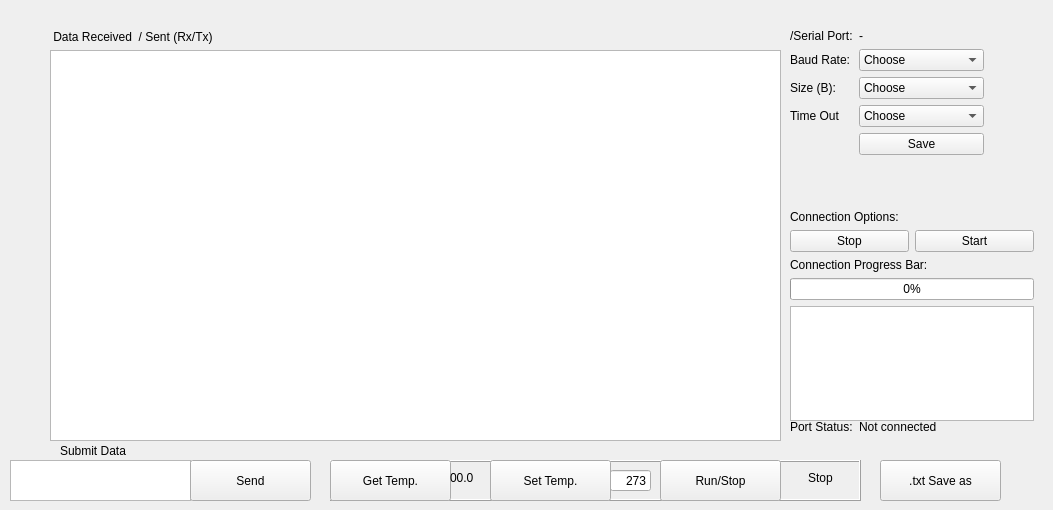
    <widget class="QWidget" name="stackedWidgetPage6">
     <widget class="QWidget" name="verticalLayoutWidget">
      <property name="geometry">
       <rect>
        <x>790</x>
        <y>210</y>
        <width>244</width>
        <height>211</height>
       </rect>
      </property>
      <layout class="QVBoxLayout" name="verticalLayout">
       <item>
        <widget class="QLabel" name="label_10">
         <property name="text">
          <string>Connection Options:</string>
         </property>
        </widget>
       </item>
       <item>
        <layout class="QHBoxLayout" name="horizontalLayout_2">
         <item>
          <widget class="QPushButton" name="pushButton_2">
           <property name="text">
            <string>Stop</string>
           </property>
          </widget>
         </item>
         <item>
          <widget class="QPushButton" name="pushButton">
           <property name="text">
            <string>Start</string>
           </property>
          </widget>
         </item>
        </layout>
       </item>
       <item>
        <widget class="QLabel" name="label_8">
         <property name="text">
          <string>Connection Progress Bar:</string>
         </property>
        </widget>
       </item>
       <item>
        <widget class="QProgressBar" name="progressBar">
         <property name="value">
          <number>0</number>
         </property>
        </widget>
       </item>
       <item>
        <widget class="QTextEdit" name="textEdit"/>
       </item>
      </layout>
     </widget>
     <widget class="QWidget" name="formLayoutWidget">
      <property name="geometry">
       <rect>
        <x>790</x>
        <y>29</y>
        <width>194</width>
        <height>181</height>
       </rect>
      </property>
      <layout class="QFormLayout" name="formLayout">
       <item row="0" column="0">
        <widget class="QLabel" name="label_2">
         <property name="text">
          <string>/Serial Port:</string>
         </property>
        </widget>
       </item>
       <item row="0" column="1">
        <widget class="QLabel" name="label_11">
         <property name="text">
          <string>-</string>
         </property>
        </widget>
       </item>
       <item row="1" column="0">
        <widget class="QLabel" name="label_6">
         <property name="text">
          <string>Baud Rate:</string>
         </property>
        </widget>
       </item>
       <item row="1" column="1">
        <widget class="QComboBox" name="comboBox_1">
         <item>
          <property name="text">
           <string>Choose</string>
          </property>
         </item>
         <item>
          <property name="text">
           <string>1200</string>
          </property>
         </item>
         <item>
          <property name="text">
           <string>2400</string>
          </property>
         </item>
         <item>
          <property name="text">
           <string>4800</string>
          </property>
         </item>
         <item>
          <property name="text">
           <string>9600</string>
          </property>
         </item>
         <item>
          <property name="text">
           <string>19200</string>
          </property>
         </item>
         <item>
          <property name="text">
           <string>38400</string>
          </property>
         </item>
         <item>
          <property name="text">
           <string>57600</string>
          </property>
         </item>
         <item>
          <property name="text">
           <string>115200</string>
          </property>
         </item>
        </widget>
       </item>
       <item row="3" column="0">
        <widget class="QLabel" name="label_12">
         <property name="text">
          <string>Time Out</string>
         </property>
        </widget>
       </item>
       <item row="3" column="1">
        <widget class="QComboBox" name="comboBox">
         <item>
          <property name="text">
           <string>Choose</string>
          </property>
         </item>
         <item>
          <property name="text">
           <string>0</string>
          </property>
         </item>
         <item>
          <property name="text">
           <string>2</string>
          </property>
         </item>
         <item>
          <property name="text">
           <string>4</string>
          </property>
         </item>
         <item>
          <property name="text">
           <string>6</string>
          </property>
         </item>
         <item>
          <property name="text">
           <string>8</string>
          </property>
         </item>
         <item>
          <property name="text">
           <string>10</string>
          </property>
         </item>
         <item>
          <property name="text">
           <string>15</string>
          </property>
         </item>
         <item>
          <property name="text">
           <string>20</string>
          </property>
         </item>
        </widget>
       </item>
       <item row="4" column="1">
        <widget class="QPushButton" name="pushButton_4">
         <property name="text">
          <string>Save</string>
         </property>
        </widget>
       </item>
       <item row="2" column="1">
        <widget class="QComboBox" name="comboBox_2">
         <item>
          <property name="text">
           <string>Choose</string>
          </property>
         </item>
         <item>
          <property name="text">
           <string>2</string>
          </property>
         </item>
         <item>
          <property name="text">
           <string>4</string>
          </property>
         </item>
         <item>
          <property name="text">
           <string>8</string>
          </property>
         </item>
         <item>
          <property name="text">
           <string>16</string>
          </property>
         </item>
         <item>
          <property name="text">
           <string>32</string>
          </property>
         </item>
         <item>
          <property name="text">
           <string>64</string>
          </property>
         </item>
        </widget>
       </item>
       <item row="2" column="0">
        <widget class="QLabel" name="label_7">
         <property name="text">
          <string>Size (B):</string>
         </property>
        </widget>
       </item>
      </layout>
     </widget>
     <widget class="QLabel" name="label_9">
      <property name="geometry">
       <rect>
        <x>60</x>
        <y>435</y>
        <width>451</width>
        <height>31</height>
       </rect>
      </property>
      <property name="text">
       <string>Submit Data</string>
      </property>
     </widget>
     <widget class="QTextEdit" name="textEdit_2">
      <property name="geometry">
       <rect>
        <x>10</x>
        <y>460</y>
        <width>181</width>
        <height>41</height>
       </rect>
      </property>
     </widget>
     <widget class="QPushButton" name="pushButton_5">
      <property name="geometry">
       <rect>
        <x>880</x>
        <y>460</y>
        <width>121</width>
        <height>41</height>
       </rect>
      </property>
      <property name="text">
       <string>.txt Save as</string>
      </property>
     </widget>
     <widget class="QWidget" name="gridLayoutWidget">
      <property name="geometry">
       <rect>
        <x>50</x>
        <y>30</y>
        <width>731</width>
        <height>411</height>
       </rect>
      </property>
      <layout class="QGridLayout" name="gridLayout">
       <item row="1" column="0">
        <widget class="QLabel" name="label_3">
         <property name="text">
          <string> Data Received  / Sent (Rx/Tx)</string>
         </property>
        </widget>
       </item>
       <item row="2" column="0">
        <widget class="QTextEdit" name="textEdit_3"/>
       </item>
      </layout>
     </widget>
     <widget class="QWidget" name="formLayoutWidget_2">
      <property name="geometry">
       <rect>
        <x>790</x>
        <y>420</y>
        <width>254</width>
        <height>26</height>
       </rect>
      </property>
      <layout class="QFormLayout" name="formLayout_2">
       <item row="0" column="0">
        <widget class="QLabel" name="label_4">
         <property name="text">
          <string>Port Status:</string>
         </property>
        </widget>
       </item>
       <item row="0" column="1">
        <widget class="QLabel" name="label_5">
         <property name="styleSheet">
          <string notr="true"/>
         </property>
         <property name="text">
          <string>Not connected</string>
         </property>
        </widget>
       </item>
      </layout>
     </widget>
     <widget class="QPushButton" name="pushButton_3">
      <property name="geometry">
       <rect>
        <x>190</x>
        <y>460</y>
        <width>121</width>
        <height>41</height>
       </rect>
      </property>
      <property name="text">
       <string>Send</string>
      </property>
     </widget>
     <widget class="QFrame" name="get_set_temp_test">
      <property name="geometry">
       <rect>
        <x>330</x>
        <y>460</y>
        <width>531</width>
        <height>41</height>
       </rect>
      </property>
      <property name="frameShape">
       <enum>QFrame::Box</enum>
      </property>
      <property name="frameShadow">
       <enum>QFrame::Raised</enum>
      </property>
      <widget class="QLabel" name="label_STSP">
       <property name="geometry">
        <rect>
         <x>450</x>
         <y>10</y>
         <width>81</width>
         <height>16</height>
        </rect>
       </property>
       <property name="text">
        <string>Stop</string>
       </property>
       <property name="alignment">
        <set>Qt::AlignCenter</set>
       </property>
      </widget>
      <widget class="QLineEdit" name="lineEdit_temp">
       <property name="geometry">
        <rect>
         <x>280</x>
         <y>10</y>
         <width>41</width>
         <height>21</height>
        </rect>
       </property>
       <property name="text">
        <string>273</string>
       </property>
       <property name="alignment">
        <set>Qt::AlignRight|Qt::AlignTrailing|Qt::AlignVCenter</set>
       </property>
      </widget>
      <widget class="QPushButton" name="btn_setTemp">
       <property name="geometry">
        <rect>
         <x>160</x>
         <y>0</y>
         <width>121</width>
         <height>41</height>
        </rect>
       </property>
       <property name="text">
        <string>Set Temp.</string>
       </property>
      </widget>
      <widget class="QPushButton" name="btn_getTemp">
       <property name="geometry">
        <rect>
         <x>0</x>
         <y>0</y>
         <width>121</width>
         <height>41</height>
        </rect>
       </property>
       <property name="text">
        <string>Get Temp.</string>
       </property>
      </widget>
      <widget class="QPushButton" name="btn_setSTSP">
       <property name="geometry">
        <rect>
         <x>330</x>
         <y>0</y>
         <width>121</width>
         <height>41</height>
        </rect>
       </property>
       <property name="text">
        <string>Run/Stop</string>
       </property>
      </widget>
      <widget class="QLabel" name="label_getTemp">
       <property name="geometry">
        <rect>
         <x>120</x>
         <y>10</y>
         <width>41</width>
         <height>16</height>
        </rect>
       </property>
       <property name="text">
        <string>00.0</string>
       </property>
      </widget>
     </widget>
    </widget>
